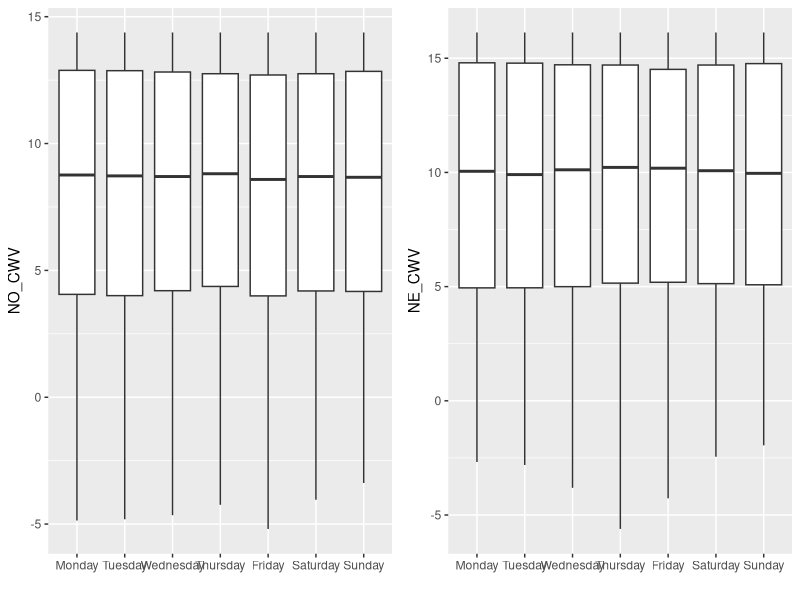
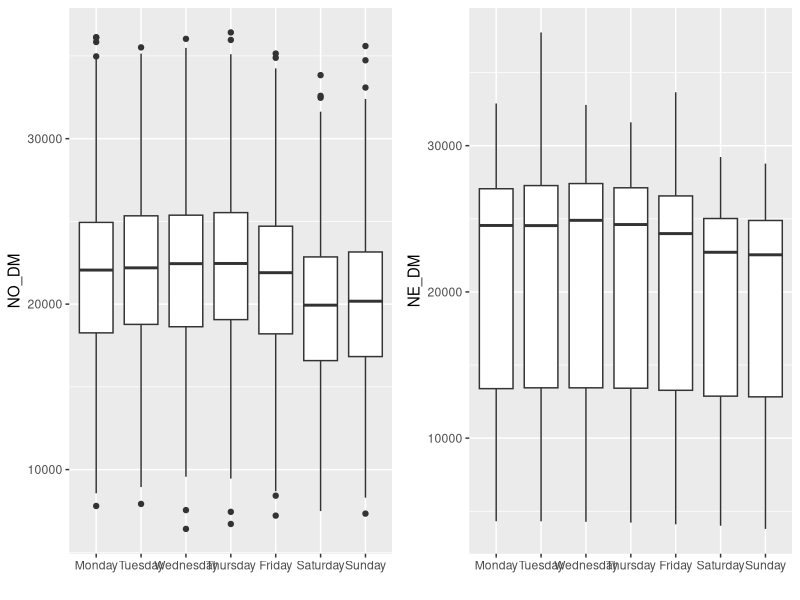

The R source for these figures, in order: (Note: this script raises an error after producing the figures.)
## ---- chunk 1
knitr::opts_chunk$set(echo = TRUE)
## ---- chunk 2
all_data = read.csv("data_for_daniel.csv", header = TRUE)
data = all_data[,c(1,2,3,9,14,20)]
#install.packages("lubridate")
#install.packages("zoo")
library(lubridate)
library(ggplot2)
library(tidyr)
library(plyr)
library(dplyr)
library(zoo)
## Check lubridate is working
dmy(data$Date[1])
## Find the NA values in the data and remove
which(is.na(data))
data[which(is.na(data)),]
which(is.na(data$Day))
which(is.na(data$Date))
which(is.na(data$NO_CWV))
which(is.na(data$NO_DM))
which(is.na(data$NE_CWV))
which(is.na(data$NE_DM))
data[3103,]
data = na.omit(data)
which(duplicated(data$Date))
## No duplicated dates in the data
## Check negative values
which(data$NO_CWV<0)
which(data$NO_DM<0)
which(data$NE_CWV<0)
which(data$NE_DM<0)
## Some values where the CWV is less than 0 in either region
data[which(data$NO_CWV<0),]
## All dates within November - March so likely just particularly bad winter weather
data[which(data$NE_CWV<0),]
## Again all dates fall within November - March
## Set the Date column in the correct format
data$Date = dmy(data$Date)
## ---- chunk 3
library(grid)
library(gridExtra)
## ---- chunk 4
## Create box plots of the data with the days in order Monday-Sunday
level_order = c("Monday", "Tuesday", "Wednesday", "Thursday", "Friday", "Saturday", "Sunday")
ggplot(data = data) + 
  geom_boxplot(mapping = aes(x = factor(Day, level = level_order), y = NO_CWV)) +
  xlab("") -> p1
ggplot(data = data) + 
  geom_boxplot(mapping = aes(x = factor(Day, level = level_order), y = NE_CWV))+
  xlab("") -> p2
grid.arrange(p1, p2, ncol = 2)
## ---- chunk 5
ggplot(data = data) + 
  geom_boxplot(mapping = aes(x = factor(Day, level = level_order), y = NO_DM)) + 
  xlab("") -> p3
ggplot(data = data) + 
  geom_boxplot(mapping = aes(x = factor(Day, level = level_order), y = NE_DM)) + 
  xlab("") -> p4
grid.arrange(p3, p4, ncol=2)
## ---- chunk 6
## Import the holiday dates
holidays = read.csv("holidays.csv", header = TRUE)
which(is.na(holidays))  ## No missing values
bank_holidays = holidays[which(holidays$Bank.Holiday==TRUE),]
## Need to change the date column for the data frame so they are in the same format
bank_holidays$Date = ymd(bank_holidays$Date)
bank_hols_data = match_df(data, bank_holidays)
data = join(data, bank_holidays, by = "Date")
data$Holiday = NULL
data$Type = NULL
data$Bank.Holiday = replace_na(data$Bank.Holiday,"FALSE")
## ---- chunk 7
ggplot(data = data, mapping = aes(x = Date, y = NO_DM)) + 
  geom_line(data = data[which(data$Bank.Holiday==FALSE),], aes(colour = factor(Bank.Holiday)), lwd = 0.35) + 
  geom_point(data = data[which(data$Bank.Holiday==TRUE),], aes(shape = factor(Bank.Holiday))) + 
  theme(legend.position = "bottom") + 
  labs(colour = "legend") + 
  scale_colour_discrete(name = "", breaks = c("TRUE", "FALSE"), 
                        labels = c("Bank holiday", "Non-bank holiday"),
                        type = c("royalblue", "black")) +
  scale_shape_discrete(name = "", breaks = c("TRUE", "FALSE"), 
                       labels = c("Bank holiday", "Non-bank holiday")) -> p5

ggplot(data = data, mapping = aes(x = Date, y = NE_DM)) + 
  geom_line(data = data[which(data$Bank.Holiday==FALSE),], aes(colour = factor(Bank.Holiday)), lwd = 0.35) + 
  geom_point(data = data[which(data$Bank.Holiday==TRUE),], aes(shape = factor(Bank.Holiday))) + 
  theme(legend.position = "bottom") + 
  labs(colour = "legend") + 
  scale_colour_discrete(name = "", breaks = c("TRUE", "FALSE"), 
                        labels = c("Bank holiday", "Non-bank holiday"),
                        type = c("royalblue", "black")) +
  scale_shape_discrete(name = "", breaks = c("TRUE", "FALSE"), 
                       labels = c("Bank holiday", "Non-bank holiday")) -> p6
grid.arrange(p5, p6, ncol = 2)
## ---- chunk 8
## Plot each year over the top of each other
data$Day_of_year = yday(data$Date)
ggplot(data = data, aes(Day_of_year, NO_DM, group = factor(year(Date)),
                        colour = factor(year(Date)))) + geom_line() +
  scale_colour_brewer(palette = "Paired", name = "Year") + 
  xlab("Day of the year")
ggplot(data = data, aes(Day_of_year, NE_DM, group = factor(year(Date)),
                        colour = factor(year(Date)))) + geom_line() +
  scale_colour_brewer(palette = "Paired", name = "Year") + 
  xlab("Day of the year")
## ---- chunk 9
## Boxplots showing the difference in demand between bank hols and non-bank hols
ggplot(data = data) + geom_boxplot(mapping = aes(x = Bank.Holiday, y = NO_DM),
                                   fill = c("royalblue", "darkgrey")) + xlab("") +
  scale_x_discrete(labels = c("FALSE" = "Non-bank holiday", "TRUE" = "Bank holiday")) -> p7
ggplot(data = data) + geom_boxplot(mapping = aes(x = Bank.Holiday, y = NE_DM),
                                   fill = c("royalblue", "darkgrey")) + xlab("") + 
  scale_x_discrete(labels = c("FALSE" = "Non-bank holiday", "TRUE" = "Bank holiday")) -> p8
grid.arrange(p7, p8, ncol = 2)
## ---- chunk 10
## Now within locations (NO and NE)
ggplot(data = data) + geom_point(mapping = aes(x = NO_CWV, y = NO_DM), size = 0.4) -> p9
ggplot(data = data) + geom_point(mapping = aes(x = NE_CWV, y = NE_DM), size = 0.4) -> p10
grid.arrange(p9, p10, ncol = 2)
## ---- chunk 11
## Plot the CSV and DM together
ggplot(data = data, aes(x = Date)) + 
  geom_line(mapping = aes(y = NO_DM, colour = "NO_DM")) + 
  geom_line(mapping = aes(y = NO_CWV*2192.245, colour = "NO_CWV")) + 
  scale_y_continuous(sec.axis = sec_axis(trans = ~./2192.245, name = "NO_CWV")) +
  theme(legend.title = element_blank(), legend.position = "right") +
  scale_color_manual(values = c("NO_CWV" = "darkgrey", "NO_DM" = "purple"))

ggplot(data = data, aes(x = Date)) + 
  geom_line(mapping = aes(y = NE_DM, color = "NE_DM")) + 
  geom_line(mapping = aes(y = NE_CWV*2346.609, color = "NE_CWV")) + 
  scale_y_continuous(sec.axis = sec_axis(trans = ~./2346.609, name = "NE_CWV")) +
  theme(legend.title = element_blank(), legend.position = "right") +
  scale_color_manual(values = c("NE_CWV" = "darkgrey", "NE_DM" = "purple"))
## ---- chunk 12
par(mfrow = c(1,2))
acf(data$NO_DM, lag.max = 40, main = "NO_DM acf")
acf(data$NE_DM, lag.max = 40, main = "NE_DM acf")
par(mfrow = c(1,1))
